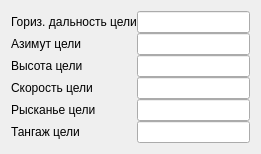
   <widget class="QWidget" name="gridLayoutWidget_2">
    <property name="geometry">
     <rect>
      <x>300</x>
      <y>0</y>
      <width>261</width>
      <height>121</height>
     </rect>
    </property>
    <property name="font">
     <font>
      <family>Ubuntu</family>
      <pointsize>9</pointsize>
      <weight>50</weight>
      <italic>false</italic>
      <bold>false</bold>
     </font>
    </property>
    <layout class="QGridLayout" name="gridLayout_2">
     <property name="spacing">
      <number>0</number>
     </property>
     <item row="4" column="0">
      <widget class="QLabel" name="label_9">
       <property name="font">
        <font>
         <family>Ubuntu</family>
         <pointsize>9</pointsize>
         <weight>50</weight>
         <italic>false</italic>
         <bold>false</bold>
        </font>
       </property>
       <property name="text">
        <string>Рысканье цели</string>
       </property>
      </widget>
     </item>
     <item row="0" column="2">
      <widget class="QLineEdit" name="lineEdit_3">
       <property name="font">
        <font>
         <family>Ubuntu</family>
         <pointsize>9</pointsize>
         <weight>50</weight>
         <italic>false</italic>
         <bold>false</bold>
        </font>
       </property>
      </widget>
     </item>
     <item row="0" column="0">
      <widget class="QLabel" name="label_5">
       <property name="font">
        <font>
         <family>Ubuntu</family>
         <pointsize>9</pointsize>
         <weight>50</weight>
         <italic>false</italic>
         <bold>false</bold>
        </font>
       </property>
       <property name="text">
        <string>Гориз. дальность цели</string>
       </property>
      </widget>
     </item>
     <item row="2" column="2">
      <widget class="QLineEdit" name="lineEdit_5">
       <property name="font">
        <font>
         <family>Ubuntu</family>
         <pointsize>9</pointsize>
         <weight>50</weight>
         <italic>false</italic>
         <bold>false</bold>
        </font>
       </property>
      </widget>
     </item>
     <item row="3" column="0">
      <widget class="QLabel" name="label_8">
       <property name="font">
        <font>
         <family>Ubuntu</family>
         <pointsize>9</pointsize>
         <weight>50</weight>
         <italic>false</italic>
         <bold>false</bold>
        </font>
       </property>
       <property name="text">
        <string>Скорость цели</string>
       </property>
      </widget>
     </item>
     <item row="2" column="0">
      <widget class="QLabel" name="label_7">
       <property name="font">
        <font>
         <family>Ubuntu</family>
         <pointsize>9</pointsize>
         <weight>50</weight>
         <italic>false</italic>
         <bold>false</bold>
        </font>
       </property>
       <property name="text">
        <string>Высота цели</string>
       </property>
      </widget>
     </item>
     <item row="3" column="2">
      <widget class="QLineEdit" name="lineEdit_6">
       <property name="font">
        <font>
         <family>Ubuntu</family>
         <pointsize>9</pointsize>
         <weight>50</weight>
         <italic>false</italic>
         <bold>false</bold>
        </font>
       </property>
      </widget>
     </item>
     <item row="5" column="0">
      <widget class="QLabel" name="label_10">
       <property name="font">
        <font>
         <family>Ubuntu</family>
         <pointsize>9</pointsize>
         <weight>50</weight>
         <italic>false</italic>
         <bold>false</bold>
        </font>
       </property>
       <property name="text">
        <string>Тангаж цели</string>
       </property>
      </widget>
     </item>
     <item row="4" column="2">
      <widget class="QLineEdit" name="lineEdit_7">
       <property name="font">
        <font>
         <family>Ubuntu</family>
         <pointsize>9</pointsize>
         <weight>50</weight>
         <italic>false</italic>
         <bold>false</bold>
        </font>
       </property>
      </widget>
     </item>
     <item row="5" column="2">
      <widget class="QLineEdit" name="lineEdit_8">
       <property name="font">
        <font>
         <family>Ubuntu</family>
         <pointsize>9</pointsize>
         <weight>50</weight>
         <italic>false</italic>
         <bold>false</bold>
        </font>
       </property>
      </widget>
     </item>
     <item row="1" column="0">
      <widget class="QLabel" name="label_6">
       <property name="font">
        <font>
         <family>Ubuntu</family>
         <pointsize>9</pointsize>
         <weight>50</weight>
         <italic>false</italic>
         <bold>false</bold>
        </font>
       </property>
       <property name="text">
        <string>Азимут цели</string>
       </property>
      </widget>
     </item>
     <item row="1" column="2">
      <widget class="QLineEdit" name="lineEdit_4">
       <property name="font">
        <font>
         <family>Ubuntu</family>
         <pointsize>9</pointsize>
         <weight>50</weight>
         <italic>false</italic>
         <bold>false</bold>
        </font>
       </property>
      </widget>
     </item>
     <item row="6" column="0">
      <spacer name="verticalSpacer_2">
       <property name="orientation">
        <enum>Qt::Vertical</enum>
       </property>
       <property name="sizeHint" stdset="0">
        <size>
         <width>20</width>
         <height>40</height>
        </size>
       </property>
      </spacer>
     </item>
    </layout>
   </widget>
